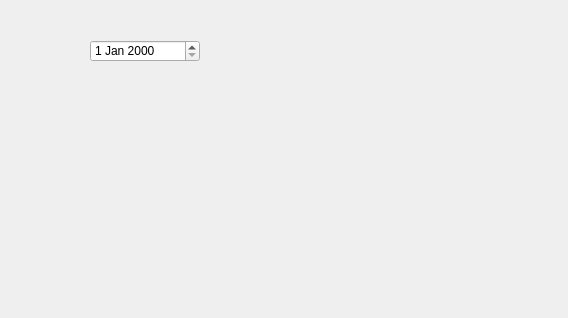
<?xml version="1.0" encoding="UTF-8"?>
<ui version="4.0">
 <class>Form</class>
 <widget class="QWidget" name="Form">
  <property name="geometry">
   <rect>
    <x>0</x>
    <y>0</y>
    <width>568</width>
    <height>318</height>
   </rect>
  </property>
  <property name="windowTitle">
   <string>Form</string>
  </property>
  <widget class="QDateEdit" name="dateEdit">
   <property name="geometry">
    <rect>
     <x>90</x>
     <y>40</y>
     <width>110</width>
     <height>22</height>
    </rect>
   </property>
  </widget>
 </widget>
 <resources/>
 <connections/>
</ui>
